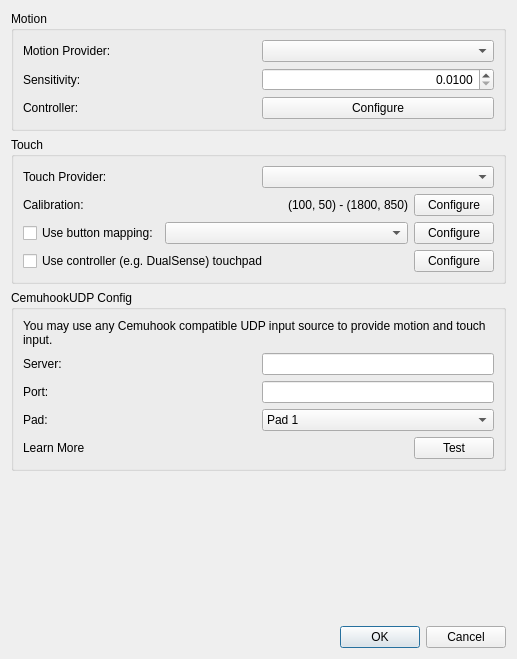
<?xml version="1.0" encoding="UTF-8"?>
<ui version="4.0">
 <class>ConfigureMotionTouch</class>
 <widget class="QDialog" name="ConfigureMotionTouch">
  <property name="geometry">
   <rect>
    <x>0</x>
    <y>0</y>
    <width>517</width>
    <height>659</height>
   </rect>
  </property>
  <property name="windowTitle">
   <string>Configure Motion / Touch</string>
  </property>
  <layout class="QVBoxLayout">
   <item>
    <widget class="QGroupBox" name="motion_group_box">
     <property name="title">
      <string>Motion</string>
     </property>
     <layout class="QVBoxLayout">
      <item>
       <layout class="QHBoxLayout">
        <item>
         <widget class="QLabel" name="motion_provider_label">
          <property name="text">
           <string>Motion Provider:</string>
          </property>
         </widget>
        </item>
        <item>
         <widget class="QComboBox" name="motion_provider"/>
        </item>
       </layout>
      </item>
      <item>
       <layout class="QHBoxLayout">
        <item>
         <widget class="QLabel" name="motion_sensitivity_label">
          <property name="text">
           <string>Sensitivity:</string>
          </property>
         </widget>
        </item>
        <item>
         <widget class="QDoubleSpinBox" name="motion_sensitivity">
          <property name="alignment">
           <set>Qt::AlignRight|Qt::AlignTrailing|Qt::AlignVCenter</set>
          </property>
          <property name="decimals">
           <number>4</number>
          </property>
          <property name="minimum">
           <double>0.010000000000000</double>
          </property>
          <property name="maximum">
           <double>10.000000000000000</double>
          </property>
          <property name="singleStep">
           <double>0.001000000000000</double>
          </property>
          <property name="value">
           <double>0.010000000000000</double>
          </property>
         </widget>
        </item>
       </layout>
      </item>
      <item>
       <layout class="QHBoxLayout">
        <item>
         <widget class="QLabel" name="motion_controller_label">
          <property name="text">
           <string>Controller:</string>
          </property>
         </widget>
        </item>
        <item>
         <widget class="QPushButton" name="motion_controller_button">
          <property name="text">
           <string>Configure</string>
          </property>
         </widget>
        </item>
       </layout>
      </item>
     </layout>
    </widget>
   </item>
   <item>
    <widget class="QGroupBox" name="touch_group_box">
     <property name="title">
      <string>Touch</string>
     </property>
     <layout class="QVBoxLayout">
      <item>
       <layout class="QHBoxLayout">
        <item>
         <widget class="QLabel" name="touch_provider_label">
          <property name="text">
           <string>Touch Provider:</string>
          </property>
         </widget>
        </item>
        <item>
         <widget class="QComboBox" name="touch_provider"/>
        </item>
       </layout>
      </item>
      <item>
       <layout class="QHBoxLayout">
        <item>
         <widget class="QLabel" name="touch_calibration_label">
          <property name="text">
           <string>Calibration:</string>
          </property>
         </widget>
        </item>
        <item>
         <widget class="QLabel" name="touch_calibration">
          <property name="text">
           <string>(100, 50) - (1800, 850)</string>
          </property>
          <property name="alignment">
           <set>Qt::AlignRight|Qt::AlignTrailing|Qt::AlignVCenter</set>
          </property>
         </widget>
        </item>
        <item>
         <widget class="QPushButton" name="touch_calibration_config">
          <property name="sizePolicy">
           <sizepolicy hsizetype="Maximum" vsizetype="Fixed">
            <horstretch>0</horstretch>
            <verstretch>0</verstretch>
           </sizepolicy>
          </property>
          <property name="text">
           <string>Configure</string>
          </property>
         </widget>
        </item>
       </layout>
      </item>
      <item>
       <layout class="QHBoxLayout">
        <item>
         <widget class="QCheckBox" name="touch_from_button_checkbox">
          <property name="sizePolicy">
           <sizepolicy hsizetype="Maximum" vsizetype="Fixed">
            <horstretch>0</horstretch>
            <verstretch>0</verstretch>
           </sizepolicy>
          </property>
          <property name="text">
           <string>Use button mapping:</string>
          </property>
         </widget>
        </item>
        <item>
         <widget class="QComboBox" name="touch_from_button_map"/>
        </item>
        <item>
         <widget class="QPushButton" name="touch_from_button_config_btn">
          <property name="sizePolicy">
           <sizepolicy hsizetype="Maximum" vsizetype="Fixed">
            <horstretch>0</horstretch>
            <verstretch>0</verstretch>
           </sizepolicy>
          </property>
          <property name="text">
           <string>Configure</string>
          </property>
         </widget>
        </item>
       </layout>
      </item>
      <item>
       <layout class="QHBoxLayout" name="touchpad_hlayout">
        <item>
         <widget class="QCheckBox" name="touchpad_checkbox">
          <property name="text">
           <string>Use controller (e.g. DualSense) touchpad</string>
          </property>
         </widget>
        </item>
        <item alignment="Qt::AlignRight">
         <widget class="QPushButton" name="touchpad_config_btn">
          <property name="text">
           <string>Configure</string>
          </property>
         </widget>
        </item>
       </layout>
      </item>
     </layout>
    </widget>
   </item>
   <item>
    <widget class="QGroupBox" name="udp_config_group_box">
     <property name="title">
      <string>CemuhookUDP Config</string>
     </property>
     <layout class="QVBoxLayout">
      <item>
       <widget class="QLabel" name="udp_help">
        <property name="text">
         <string>You may use any Cemuhook compatible UDP input source to provide motion and touch input.</string>
        </property>
        <property name="alignment">
         <set>Qt::AlignLeading|Qt::AlignLeft|Qt::AlignTop</set>
        </property>
        <property name="wordWrap">
         <bool>true</bool>
        </property>
       </widget>
      </item>
      <item>
       <layout class="QHBoxLayout">
        <item>
         <widget class="QLabel" name="udp_server_label">
          <property name="text">
           <string>Server:</string>
          </property>
         </widget>
        </item>
        <item>
         <widget class="QLineEdit" name="udp_server">
          <property name="sizePolicy">
           <sizepolicy hsizetype="Minimum" vsizetype="Fixed">
            <horstretch>0</horstretch>
            <verstretch>0</verstretch>
           </sizepolicy>
          </property>
         </widget>
        </item>
       </layout>
      </item>
      <item>
       <layout class="QHBoxLayout">
        <item>
         <widget class="QLabel" name="udp_port_label">
          <property name="text">
           <string>Port:</string>
          </property>
         </widget>
        </item>
        <item>
         <widget class="QLineEdit" name="udp_port">
          <property name="sizePolicy">
           <sizepolicy hsizetype="Minimum" vsizetype="Fixed">
            <horstretch>0</horstretch>
            <verstretch>0</verstretch>
           </sizepolicy>
          </property>
         </widget>
        </item>
       </layout>
      </item>
      <item>
       <layout class="QHBoxLayout">
        <item>
         <widget class="QLabel" name="udp_pad_index_label">
          <property name="text">
           <string>Pad:</string>
          </property>
         </widget>
        </item>
        <item>
         <widget class="QComboBox" name="udp_pad_index">
          <item>
           <property name="text">
            <string>Pad 1</string>
           </property>
          </item>
          <item>
           <property name="text">
            <string>Pad 2</string>
           </property>
          </item>
          <item>
           <property name="text">
            <string>Pad 3</string>
           </property>
          </item>
          <item>
           <property name="text">
            <string>Pad 4</string>
           </property>
          </item>
         </widget>
        </item>
       </layout>
      </item>
      <item>
       <layout class="QHBoxLayout">
        <item>
         <widget class="QLabel" name="udp_learn_more">
          <property name="text">
           <string>Learn More</string>
          </property>
         </widget>
        </item>
        <item>
         <widget class="QPushButton" name="udp_test">
          <property name="sizePolicy">
           <sizepolicy hsizetype="Maximum" vsizetype="Fixed">
            <horstretch>0</horstretch>
            <verstretch>0</verstretch>
           </sizepolicy>
          </property>
          <property name="text">
           <string>Test</string>
          </property>
         </widget>
        </item>
       </layout>
      </item>
     </layout>
    </widget>
   </item>
   <item>
    <spacer>
     <property name="orientation">
      <enum>Qt::Vertical</enum>
     </property>
     <property name="sizeHint" stdset="0">
      <size>
       <width>167</width>
       <height>55</height>
      </size>
     </property>
    </spacer>
   </item>
   <item>
    <widget class="QDialogButtonBox" name="buttonBox">
     <property name="standardButtons">
      <set>QDialogButtonBox::Cancel|QDialogButtonBox::Ok</set>
     </property>
    </widget>
   </item>
  </layout>
 </widget>
 <resources/>
 <connections/>
</ui>
